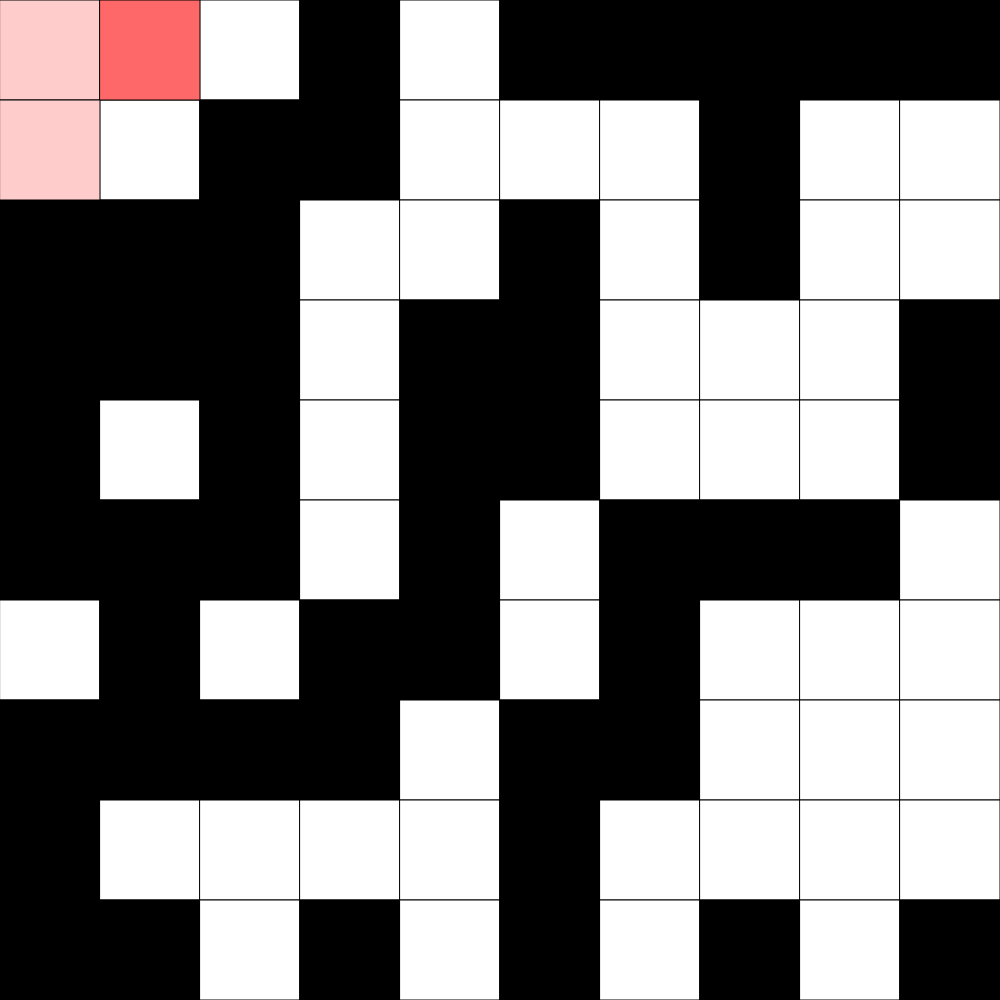
Frame 1 (no input)
Frame 60 (no input): identical to frame 1, image omitted
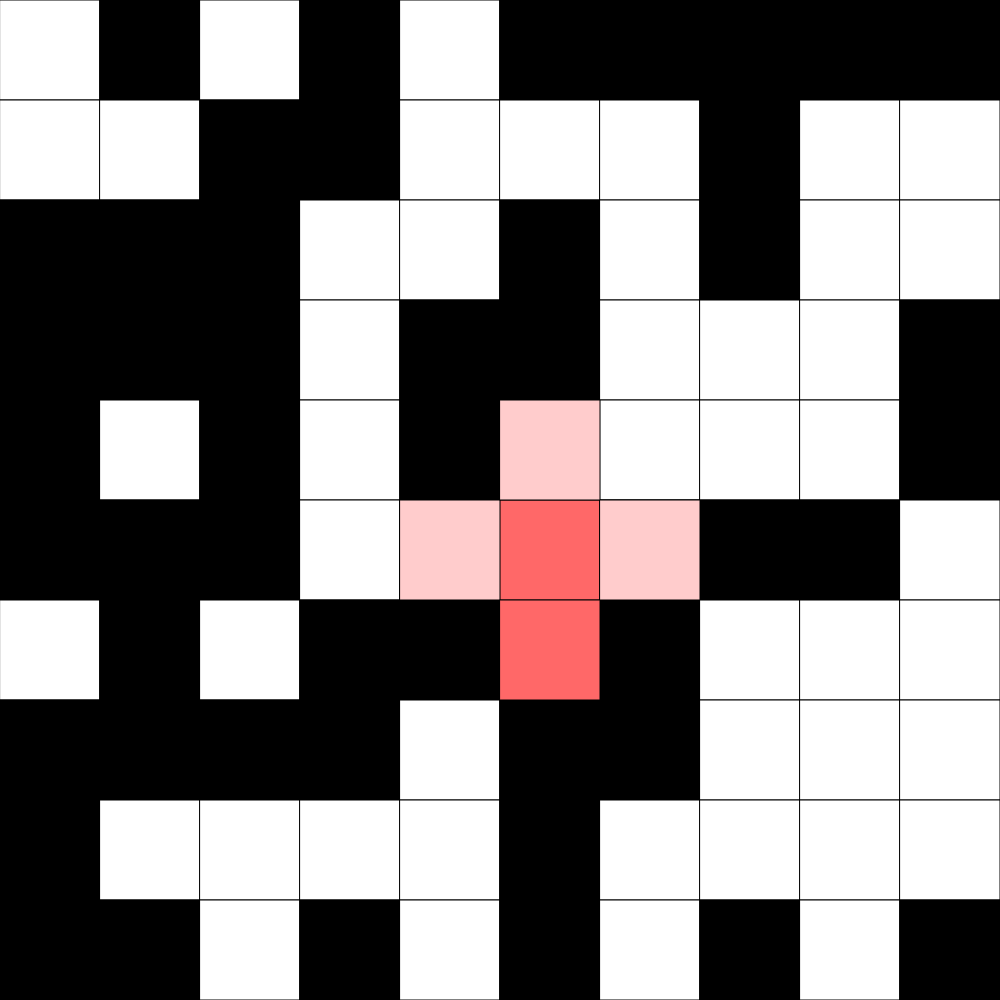
Frame 120 (the mouse pressed at the canvas centre since frame 60)

The p5.js sketch that drew these frames (run headless with seeded random() and noise() and a simulated clock; from frame 60 on, the mouse is pressed at the canvas centre):

// p5.js sketch
// ── sketch.js
// 2D Array Basics
// Joy Min
// Nov 3, 2025


// 0 (black)     255 (white)
// grid is 5 x 4 in dimension

let grid = [];

let rows = 10; // y
let cols = 10    ; // x
let mode = 0; // store a variable called mode, if it is odd number then square flip, even -> cross flip; it starts with 0 -> cross number
let squareSize = 100;

function setup() { 
  createCanvas(cols*squareSize, rows*squareSize);
  randomGrid();
}

function draw() {
  background(220);
  renderGrid();

  // overlays
  if (keyIsDown(SHIFT)){
    overlayOfFlip(getCurrentX(), getCurrentY()) // overlay of single title 
  }
  else{
    if (mode%2 == 1){ // odd -> square 
      overlayOfSquareflip(getCurrentX(), getCurrentY()) // overlay of square 
    }
    else{ // even -> cross 
      overlayOfCrossflip(getCurrentX(), getCurrentY()) // overlay of cross 
    }
  }

  if (checkWiWHite() || checkWiBlack()) { // check if the whole screen is black or white
    fill(51, 153, 255);
    textSize(32);
    textAlign(CENTER, CENTER);
    text("You Win!", width / 2, height / 2);
  }
}

function renderGrid(){
  // interpret the information in the 2D array, and draw
  // a grid of square on the screen to reflect it.
  for (let y = 0; y < rows; y++){
    for (let x = 0; x < cols; x++){
      let fillColor = grid[y][x];
      fill(fillColor);
      square(x*squareSize,y*squareSize,squareSize);
    }
  }
}

function keyPressed(){
  if (key === " "){ // once the space bar pressed, the variable mode ++
    mode++;
  }
}

function mousePressed(){
  // Flip the current tile 
  // Only do this if the mouse is on canvas 
  let x = getCurrentX();
  let y = getCurrentY();

  // flip
  if (keyIsDown(SHIFT)){ // single title flip
    flip(x,y)
  }
  else{
    if (mode%2 == 1){ //odd -> square flip
      squareFlip(x,y) // overlay of square
    }
    else{ // even -> cross 
      crossflip(x,y); // overlay of cross
    }
  }
}

function getCurrentX(){
  // Determine current col of mouse position 
  let constrainedX = constrain(mouseX, 0, width-1);
  return (floor(constrainedX/squareSize));
}

function getCurrentY(){
  // Determine current row of mouse position 
  let constrainedY = constrain(mouseY, 0, height-1);
  return (floor(constrainedY/squareSize));
}

function flip(x, y){
  // Takes a tile at x, y and invert its value 
  if(grid[y][x] === 0){
    grid[y][x] = 255;
  }
  else{
    grid[y][x] = 0;
  }
}

function overlayOfFlip(x,y){
  if(x >= 0 && x < cols && y >= 0 && y < rows){ // check the boundary
    if (grid[y][x] === 255){ // if the tile is white
      fill(255, 204, 204); // cover with light pink
      square(x * squareSize, y * squareSize, squareSize);
    }
    else { // if it is black
      fill(255, 104,104); // cover with dark pink
      square(x * squareSize, y * squareSize, squareSize);
    }
  }
}

function crossflip(x, y){
  //IF THEY EXIST:
  //flip our NSEW neighbours (cross pattern)
  flip(x, y);
  if(x+1 < cols) flip(x+1,y);
  if(y-1 >= 0) flip(x, y-1);
  if(x-1 < cols) flip(x-1,y);
  if(y+1 >= 0) flip(x, y+1);
}

function overlayOfCrossflip(x,y){
  // center
  if(x >= 0 && x < cols && y >= 0 && y < rows){
    if (grid[y][x] === 255){
      fill(255, 204, 204);
    } else{
      fill(255, 104,104);
    }
    square(x * squareSize, y * squareSize, squareSize);
  }

  // left
  if (x-1 >= 0 && x-1 < cols && y >= 0 && y < rows){
    if (grid[y][x-1] === 255){
      fill(255, 204, 204);
    } else{
      fill(255, 104,104);
    }
    square((x-1) * squareSize, y * squareSize, squareSize);
  }

  // right
  if (x+1 >= 0 && x+1 < cols && y >= 0 && y < rows){
    if (grid[y][x+1] === 255){
      fill(255, 204, 204);
    } else{
      fill(255, 104,104);
    }
    square((x+1) * squareSize, y * squareSize, squareSize);
  }

  // up
  if (x >= 0 && x < cols && y-1 >= 0 && y-1 < rows){
    if (grid[y-1][x] === 255){
      fill(255, 204, 204);
    } else{
      fill(255, 104,104);
    }
    square(x * squareSize, (y-1) * squareSize, squareSize);
  }

  // down
  if (x >= 0 && x < cols && y+1 >= 0 && y+1 < rows){
    if (grid[y+1][x] === 255){
      fill(255, 204, 204);
    } else{
      fill(255, 104,104);
    }
    square(x * squareSize, (y+1) * squareSize, squareSize);
  }
}

function squareFlip(x,y){ 
  flip(x, y) // left down
  if(x+1 < cols) flip(x+1,y); // right down
  if(y-1 >= 0) flip(x, y-1); // left up
  flip(x+1, y-1) // right up
}

function overlayOfSquareflip(x,y){
  // left dowwn
  if(x >= 0 && x < cols && y >= 0 && y < rows){
    if (grid[y][x] === 255){
      fill(255, 204, 204);
    } else{
      fill(255, 104,104);
    }
    square(x * squareSize, y * squareSize, squareSize);
  }

  // right up
  if(x+1 >= 0 && x+1 < cols && y-1 >= 0 && y-1 < rows){
    if (grid[y-1][x+1] === 255){
      fill(255, 204, 204);
    } else{
      fill(255, 104,104);
    }
    square((x+1) * squareSize, (y-1) * squareSize, squareSize);
  }

  // right down
  if(x+1 >= 0 && x+1 < cols && y >= 0 && y < rows){
    if (grid[y][x+1] === 255){
      fill(255, 204, 204);
    } else{
      fill(255, 104,104);
    }
    square((x+1) * squareSize, y * squareSize, squareSize);
  }

  // left up
  if(x >= 0 && x < cols && y-1 >= 0 && y-1 < rows){
    if (grid[y-1][x] === 255){
      fill(255, 204, 204);
    } else{
      fill(255, 104,104);
    }
    square(x * squareSize, (y-1) * squareSize, squareSize);
  }
}


function checkWiWHite() { 
  let colorW = 255;
  for (let y = 0; y < rows; y++) {
    for (let x = 0; x < cols; x++) {
      // check if each of the tile is white or not
      if (grid[y][x] !== colorW) {
        return false;
      }
    }
  }
  return true;
}

function checkWiBlack() {
  let colorB = 0;
  for (let y = 0; y < rows; y++) {
    for (let x = 0; x < cols; x++) {
      // check if each of the tile is black or not
      if (grid[y][x] !== colorB) {
        return false;
      }
    }
  }
  return true;
}

function randomGrid(){
  for (let y = 0; y < rows; y++) {
    grid[y] = []; // push the # of rows of arrays into the grid[];
    for (let x = 0; x < cols; x++) {
      if(random(1)<= 0.5){ // there is 50% of chance push the number(0 or 255)into the []
        grid[y][x] = 0; // black
      }
      else {
        grid[y][x] = 255; // white
      }
    }
  }
}



// let grid = [
  
//   [0,     0,   0,  255,   0],
//   [255,   0, 255,    0, 255],
//   [255, 255,   0,  255, 255],
//   [0,   255,   0,    0,   0]

// ];

// let rows = grid.length; // y
// let cols = grid[0].length; // x

// let squareSize = 100;

// function setup() { 
//   createCanvas(cols*squareSize, rows*squareSize);
// }

// function draw() {
//   background(220);
//   renderGrid();
//   if (checkWiWHite() || checkWiBlack()) {
//     fill(51, 153, 255);
//     textSize(32);
//     textAlign(CENTER, CENTER);
//     text("You Win!", width / 2, height / 2);
//   }
// }

// function renderGrid(){
//   // interpret the information in the 2D array, and draw
//   // a grid of square on the screen to reflect it.
//   for (let y = 0; y < rows; y++){
//     for (let x = 0; x < cols; x++){
//       let fillColor = grid[y][x];
//       fill(fillColor);
//       square(x*squareSize,y*squareSize,squareSize);
//     }
//   }
// }

// function mousePressed(){
//   // Flip the current tile 
//   // Only do this if the mouse is on canvas 
//   let x = getCurrentX();
//   let y = getCurrentY();

//   // ALWAYS: flip the "focus tile"
//   flip(x, y);
// }

// function getCurrentX(){
//   // Determine current col of mouse position 
//   let constrainedX = constrain(mouseX, 0, width-1);
//   return (floor(constrainedX/squareSize));
// }

// function getCurrentY(){
//   // Determine current row of mouse position 
//   let constrainedY = constrain(mouseY, 0, height-1);
//   return (floor(constrainedY/squareSize));
// }

// function flip(x, y){
//   // Takes a tile at x, y and invert its value 
//   if(grid[y][x] === 0){
//     grid[y][x] = 255;
//   }
//   else{
//     grid[y][x] = 0;
//   }
// }

// function randomGrid(){
//   if (random(1) < 0.5){
//     grid[y][x] = color(0);
//   }
//   else{
//     grid[y][x] = color(255);
//   }
// }

// function checkWiWHite() {
//   let colorW = 255;
//   for (let y = 0; y < rows; y++) {
//     for (let x = 0; x < cols; x++) {
//       if (grid[y][x] !== colorW) {
//         return false;
//       }
//     }
//   }
//   return true;
// }

// function checkWiBlack() {
//   let colorB = 0;
//   for (let y = 0; y < rows; y++) {
//     for (let x = 0; x < cols; x++) {
//       if (grid[y][x] !== colorB) {
//         return false;
//       }
//     }
//   }
//   return true;
// }
